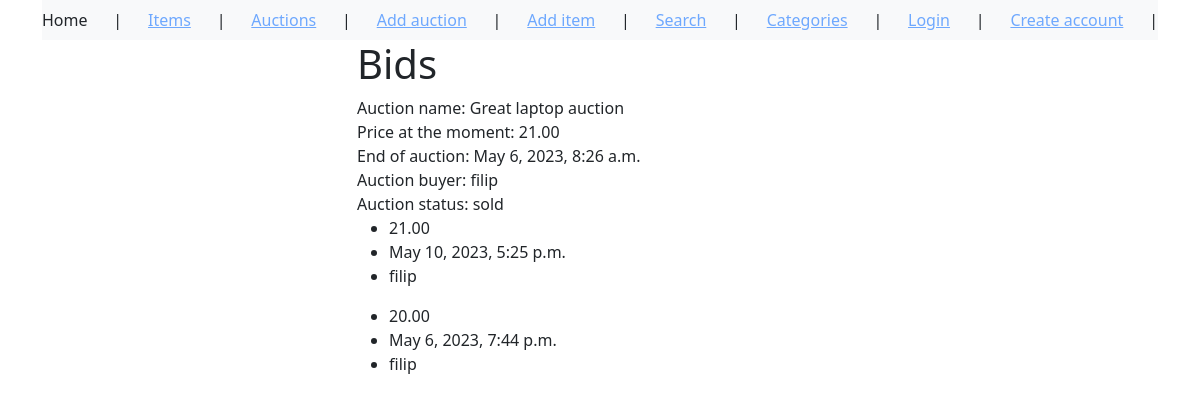
Screenshot of /bids/1 with the database file from the repository.
### auctions/models.py (models this page shows, shortened)
class Auction(models.Model):
    CHOICES = (
        ('available', 'available'),
        ('expired', 'expired'),
        ('sold', 'sold'),
    )
    name = models.CharField(max_length=255)
    item = models.ForeignKey(Item, on_delete=models.CASCADE)
    min_price = models.DecimalField(max_digits=10, decimal_places=2)
    buy_now_price = models.DecimalField(max_digits=10, decimal_places=2, null=True, blank=True)
    end_date = models.DateTimeField()
    seller = models.ForeignKey(User, on_delete=models.CASCADE, related_name='seller')
    buyer = models.ForeignKey(User, on_delete=models.CASCADE, blank=True, related_name='buyer', null=True)
    status = models.CharField(choices=CHOICES, default='available', max_length=64)

class Bid(models.Model):
    amount = models.DecimalField(max_digits=10, decimal_places=2)
    time = models.DateTimeField(auto_now_add=True)
    auction = models.ForeignKey(Auction, on_delete=models.CASCADE)
    bidder = models.ForeignKey(User, on_delete=models.CASCADE)

### auctions/views.py (the view)
# urls.py: path('bids/<int:pk>', auctions.BidHistory.as_view()),
class BidHistory(View):
    def get(self, request, *args, **kwargs):
        auction_id = kwargs['pk']  # Get auction id from the URL
        auction = Auction.objects.get(pk=auction_id)
        bids = auction.bid_set.all().order_by('-time')
        context = {
            'auction': auction,
            'bids': bids,
        }
        return render(request, 'auctions/bid_history_list.html', context)

### templates/auctions/bid_history_list.html (shortened to what this page needs)
{% extends 'auctions/base_template.html' %}
{% block content %}
<h1>Bids</h1>
Auction name: {{ auction.name }} <br>
Price at the moment: {{ auction.min_price }} <br>
End of auction: {{ auction.end_date }}<br>
Auction buyer: {{ auction.buyer }} <br>
Auction status: {{ auction.status }}
{% for bid in bids %}
<ul>
    <li>{{ bid.amount }} </li>
    <li>{{ bid.time }}</li>
    <li>{{ bid.bidder }}</li>
</ul>
{% endfor %}
{% endblock %}

### rows the page displays
Auction: name "Great laptop auction", min_price "21.00", end_date "May 6, 2023, 8:26 a.m.", buyer "filip", status "sold"
Bid: amount "21.00", time "May 10, 2023, 5:25 p.m.", bidder "filip"
Bid: amount "20.00", time "May 6, 2023, 7:44 p.m.", bidder "filip"
